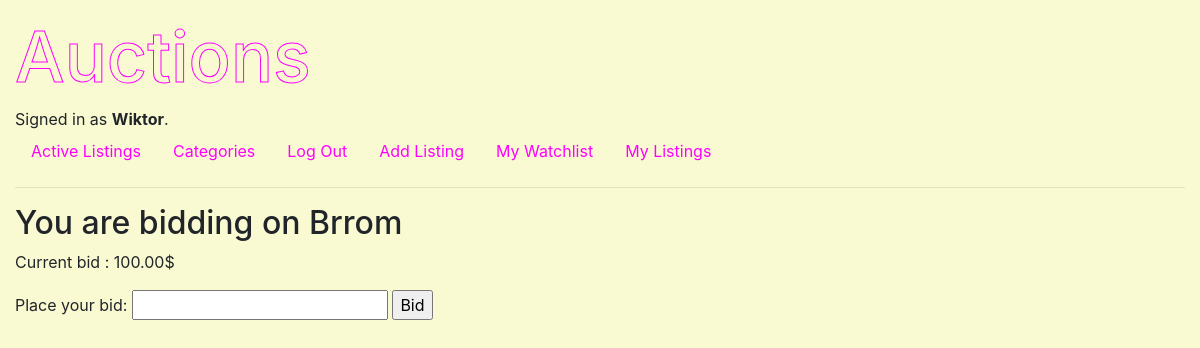
Before: /item/1/bid (signed in) with the older database file.
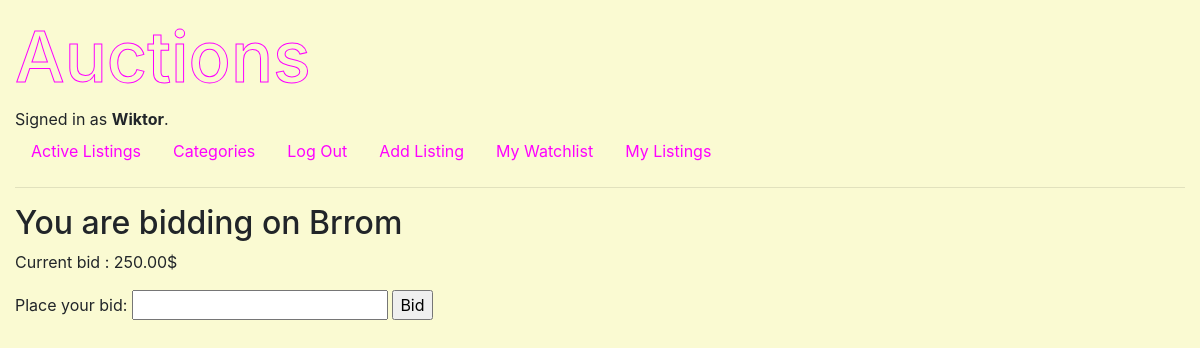
After: the same page with the newer database file.
### auctions/models.py (models this page shows, shortened)
class User(AbstractUser):
    watchlist = models.ManyToManyField('Listing')

class Listing(models.Model):
    title = models.CharField(max_length=64)
    description = models.TextField(default = 'Description',max_length=500,)
    category = models.CharField(max_length = 64, default = 'Category', blank=True)
    starting_price = models.DecimalField(max_digits=10, decimal_places=2, validators=[MinValueValidator(Decimal('0.01'))])
    added = models.DateTimeField(auto_now_add=True)
    photo = models.CharField(max_length=2000, blank=True)
    seller = models.ForeignKey(User, on_delete=models.CASCADE, related_name="is_selling")
    is_open = models.BooleanField(default=True)
    winner = models.ForeignKey(User, null=True, blank=True, on_delete=models.SET_NULL, related_name="winner")

class Bid(models.Model):
    listing = models.OneToOneField(Listing, on_delete=models.CASCADE, primary_key=True, related_name = "current_bid")
    price = models.DecimalField(max_digits=10, decimal_places=2,)
    last_modified = models.DateField(auto_now=True)
    bidder = models.ForeignKey(User, on_delete=models.CASCADE, related_name="is_bidding")

### auctions/views.py (the view, shortened to what this page needs)
# urls.py: path("item/<str:pk>/bid", views.bid,name="bid"),
@login_required(login_url='/login')
def bid(request, pk):
    form = bidForm()
    listing_item = Listing.objects.get(id=pk)
    try:
        current_bid = Bid.objects.get(listing=listing_item)
        bid = True
    except ObjectDoesNotExist:
        current_bid = None
        bid = False
    if listing_item.seller == request.user:
        messages.error(request, 'You can not bid your own item!')
        return redirect(f"/item/{listing_item.id}")
    context = {
        'item':listing_item,
        'form':form,
        'current_bid':current_bid,
        'bid':bid,
        }
    return render(request, "auctions/bid.html", context)

### auctions/forms.py
class bidForm(ModelForm):
  class Meta:
    model = Bid
    fields = ['price']
    labels = {'price':('Place your bid:')}

### auctions/templates/auctions/bid.html (shortened to what this page needs)
{% extends 'auctions/layout.html' %}
{% block body %}
  <h2>You are bidding on {{item.title}}</h2>
  {% if bid %}
  <p>Current bid : {{current_bid.price}}$</p>
  {% else %}
  <p>You are the first person to bid on this item!</p>
  <p> The starting price is {{item.starting_price}}$<p>
  {% endif %}
  <form method="POST" action="">
    {{form}}
    <input type="submit" value="Bid">
  </form>
{% endblock %}

### auctions/templates/auctions/layout.html (shortened to what this page needs)
{% load static %}
<!DOCTYPE html>
<html lang="en">
    <head>
        <link rel="stylesheet" href="https://stackpath.bootstrapcdn.com/bootstrap/4.4.1/css/bootstrap.min.css">
        <link href="{% static 'styles/main.css' %}" rel="stylesheet">
    </head>
    <body>
        <h1 class='page_title'>Auctions</h1>
        <div>
            {% if user.is_authenticated %}
                Signed in as <strong>{{ user.username }}</strong>.
            {% else %}
                Not signed in.
            {% endif %}
        </div>
        <ul class="nav">
            <li class="nav-item">
                <a class="nav-link" href="{% url 'index' %}">Active Listings</a>
            </li>
            <li>
                <a class="nav-link" href="{% url 'categories' %}">Categories</a>
            </li>
            {% if user.is_authenticated %}
                <li class="nav-item">
                    <a class="nav-link" href="{% url 'logout' %}">Log Out</a>
                </li>
                <li class="nav-item">
                    <a class="nav-link" href="{% url 'add' %}">Add Listing</a>
                </li>
                <li class="nav-item">
                    <a class="nav-link" href="{% url 'watchlist' %}">My Watchlist</a>
                </li>
                <li class="nav-item">
                    <a class="nav-link" href="{% url 'my_listings' %}">My Listings</a>
                </li>
            {% endif %}
        </ul>
        <hr>
        {% block body %}
        {% endblock %}
    </body>
</html>

### static/styles/main.css (style rules this page uses)
body { padding: 15px; background-color: lightgoldenrodyellow; }
.page_title { -webkit-text-stroke: 1px magenta; color:transparent; font-size: 70px; }
.nav-link { color: magenta; transition-duration: 0.7s; }

Changed rows visible on the page:
changed Bid: price "100.00" → "250.00"
